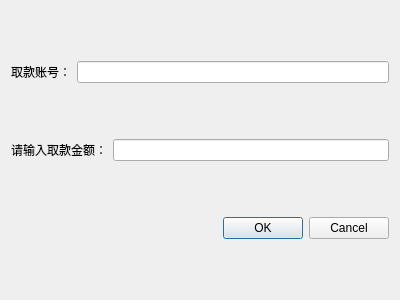
<?xml version="1.0" encoding="UTF-8"?>
<ui version="4.0">
 <class>WithdrawDialog</class>
 <widget class="QDialog" name="WithdrawDialog">
  <property name="geometry">
   <rect>
    <x>0</x>
    <y>0</y>
    <width>400</width>
    <height>300</height>
   </rect>
  </property>
  <property name="windowTitle">
   <string>Dialog</string>
  </property>
  <layout class="QVBoxLayout" name="verticalLayout">
   <item>
    <layout class="QHBoxLayout" name="horizontalLayout_2">
     <item>
      <widget class="QLabel" name="label_2">
       <property name="text">
        <string>取款账号：</string>
       </property>
      </widget>
     </item>
     <item>
      <widget class="QLineEdit" name="accountNumberEdit"/>
     </item>
    </layout>
   </item>
   <item>
    <layout class="QHBoxLayout" name="horizontalLayout">
     <item>
      <widget class="QLabel" name="label">
       <property name="text">
        <string>请输入取款金额：</string>
       </property>
      </widget>
     </item>
     <item>
      <widget class="QLineEdit" name="amountEdit"/>
     </item>
    </layout>
   </item>
   <item>
    <widget class="QDialogButtonBox" name="buttonBox">
     <property name="orientation">
      <enum>Qt::Horizontal</enum>
     </property>
     <property name="standardButtons">
      <set>QDialogButtonBox::Cancel|QDialogButtonBox::Ok</set>
     </property>
    </widget>
   </item>
  </layout>
 </widget>
 <resources/>
 <connections>
  <connection>
   <sender>buttonBox</sender>
   <signal>accepted()</signal>
   <receiver>WithdrawDialog</receiver>
   <slot>accept()</slot>
   <hints>
    <hint type="sourcelabel">
     <x>248</x>
     <y>254</y>
    </hint>
    <hint type="destinationlabel">
     <x>157</x>
     <y>274</y>
    </hint>
   </hints>
  </connection>
  <connection>
   <sender>buttonBox</sender>
   <signal>rejected()</signal>
   <receiver>WithdrawDialog</receiver>
   <slot>reject()</slot>
   <hints>
    <hint type="sourcelabel">
     <x>316</x>
     <y>260</y>
    </hint>
    <hint type="destinationlabel">
     <x>286</x>
     <y>274</y>
    </hint>
   </hints>
  </connection>
 </connections>
</ui>
